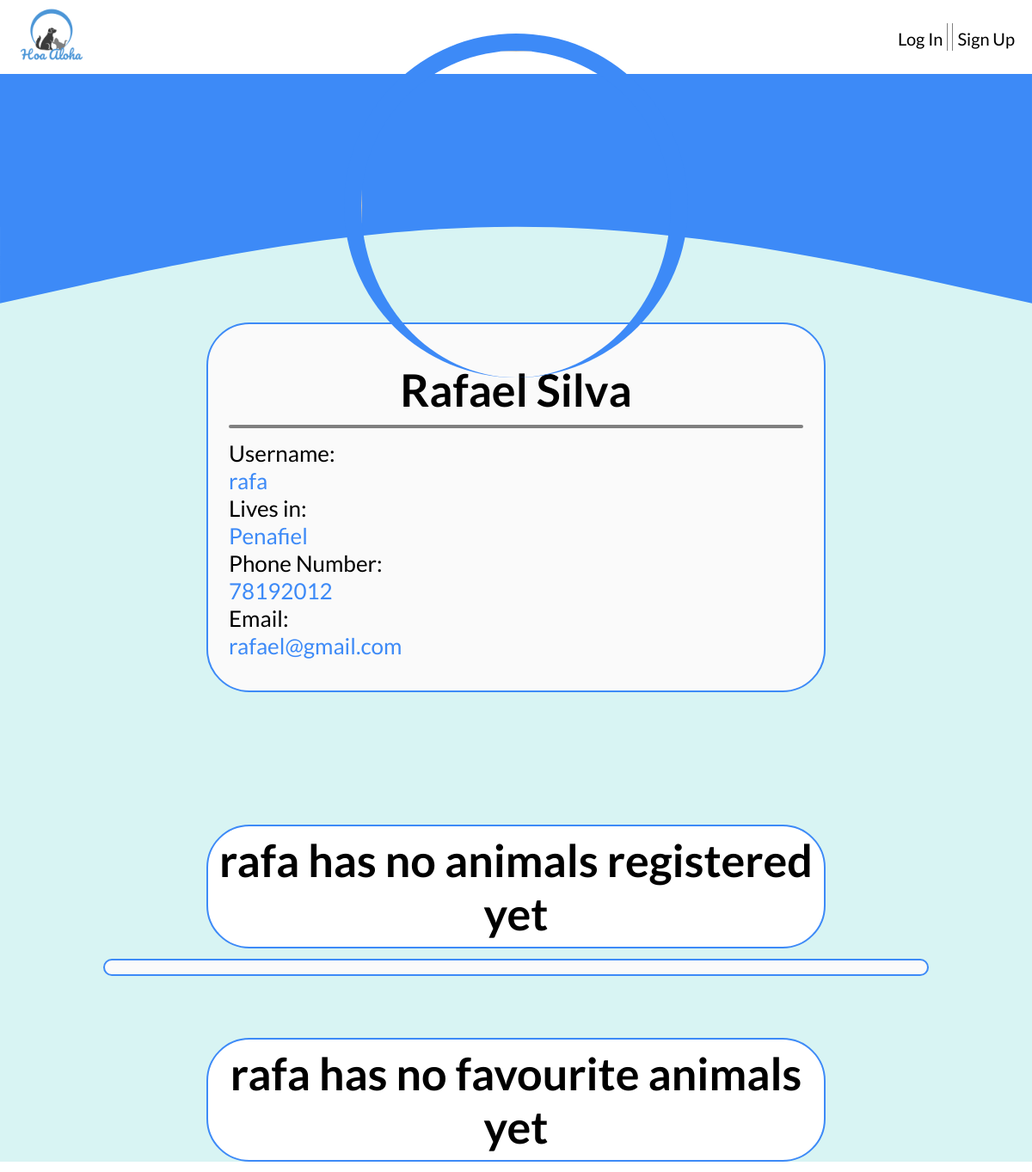
/pages/profile.php?username=rafa, run on the app's committed database.
### tables this page shows
CREATE TABLE UserPhotos(
	idUser         INTEGER REFERENCES UserEntities(id),
	idPhoto        INTEGER REFERENCES Photos(id)
);

CREATE TABLE UserEntities (id INTEGER PRIMARY KEY AUTOINCREMENT, name VARCHAR (255) NOT NULL, username VARCHAR (255) UNIQUE, password VARCHAR (255) NOT NULL, location VARCHAR (255) NOT NULL, phoneNumber INT NOT NULL, email VARCHAR (255) NOT NULL);

### pages/profile.php (called while the page is built, shortened)
<?php
  include_once('../templates/tpl_common.php');
  include_once('../templates/tpl_profile.php');
  include_once("../database/db_user.php");
  $username = $_GET['username'];
  $profile = getUser($username);
  $topics = getTopicsPostedByUser($profile['id']);
  $usersFavourites = getUsersFavourites($profile['id']);
  draw_profile($profile);
  start_profile_animals_div($username, (@$_SESSION['username'] == $username), count($topics));
  end_profile_animals_div();
  start_profile_favourites_div($username, (@$_SESSION['username'] == $username), count($usersFavourites));
  end_profile_favourites_div();
  ?>

### database/db_user.php (called while the page is built, shortened)
<?php
  function getUser($username){
    $db = Database::instance()->db();
    $stmt = $db->prepare('SELECT * FROM UserEntities INNER JOIN UserPhotos ON UserEntities.id = UserPhotos.idUser WHERE username = ?');
    $stmt->execute(array($username));
    return $stmt->fetch();
  }
?>

### templates/tpl_profile.php (the view, shortened to what this page needs)
<?php function draw_profile($user){
?>
<div class="profile-page-complete">
    <div class="profile-container">
        <div class="user-photo">
            <img src="../database/db_link_image.php?id=<?php echo $user['idPhoto'];?>" width="200" height="200">
        </div>
        <div class="user-card">
            <div class="user-name"> <h1><?=$user['name'] ?></h1> </div>
            <hr>
            <div class= "user-information">
                <div class="user-username"> <h4>Username:</h4> <?= $user['username'] ?> </div>
                <div class="user-location"> <h4>Lives in:</h4> <?=$user['location'] ?> </div>
                <div class="user-contacts">
                    <div class="user-phone"> <h4>Phone Number:</h4> <?=$user['phoneNumber'] ?></div>
                    <div class="user-email"> <h4>Email:</h4> <?=$user['email'] ?> </div>
                </div>
            </div>
        </div>
    </div>
<?php } ?>
<?php function start_profile_animals_div($username, $is_own_profile, $n_topics){
?>
    <?php
        $string = $is_own_profile ?
            ($n_topics > 0 ? 'Your animals up for adoption' : 'You have no animals registered yet. <a href=../pages/add_animal.php>Lets change that!</a>') :
            ($n_topics > 0 ? $username . chr(39) . 's animals' : $username . ' has no animals registered yet');
    ?>
    <div class="profile-animals-title-container">
        <h1><?= $string ?></h1>
    </div>
    <div class="profile-animals-ext-container">
        <div class="profile-animals-container">
<?php } ?>
<?php function end_profile_animals_div(){
?>
        </div>
    </div>
<?php } ?>
<?php function start_profile_favourites_div($username, $is_own_profile, $n_favourites){
?>
    <?php
        $string = $is_own_profile ?
            ($n_favourites > 0 ? 'Your favourite animals' : 'You have no favourite animals yet') :
            ($n_favourites > 0 ? $username . chr(39) . 's favourite animals' : $username . ' has no favourite animals yet');
    ?>
    <div class="profile-favourites-title-container">
        <h1><?= $string ?></h1>
    </div>
<?php } ?>
<?php function end_profile_favourites_div(){
?>
        </div>
<?php } ?>

### css/style.css (style rules this page uses)
* { box-sizing: border-box; margin: 0; padding: 0; list-style: none; text-decoration: none; font-family: Lato; }
:root { font-size: 26px; --login-blue: #3d8af7; --login-blue-a: rgba(61, 138, 247, 0.8); --login-blue-soft: rgb(90, 159, 255); --info-field-text: #384dc3; }
body { color: black; background-color: white; margin: 0 auto; padding: 0; }
.profile-page-complete { background-color: #D8F4F3; }
.profile-container { display: block; height: 75vh; position: relative; width: 100%; }
.profile-container .user-photo img { display: block; margin-left: auto; margin-right: auto; position: relative; bottom: 40vh; border-radius: 100%; border-top-style: solid; border-right-style: solid; border-left-style: solid; border-width: 20px; border-color: var(--login-blue); width: 400px; height: 400px; z-index: 1; }
.user-card { position: relative; bottom: 48vh; color: var(--login-blue); margin-left: 20%; margin-right: 20%; padding: 1% 2% 3% 2%; box-sizing: border-box; border-radius: 10px; background-color: rgb(250, 250, 250); border-style: solid; border-color:var(--login-blue); border-radius: 50px; border-width: 2px; }
.user-card .user-name { position: relative; color: black; padding: 5% 0 3px 0; text-align: center; }
.user-card h4, .animal-stat h4 { color: black; font-weight: normal; }
.profile-container .user-card hr { margin-bottom: 2%; margin-top: 1%; border-radius: 10px; border-style: solid; border-width: 2px; border-color: gray; background-color:gray; }
.profile-animals-title-container { color: white; text-align: center; width: 100%; margin-bottom: 1%; display: flex; justify-content: center; }
.profile-animals-title-container h1 { width: 60%; border-style: solid; border-color:var(--login-blue); border-radius: 50px; border-width: 2px; background-color: white; color: black; padding: 1vh; }
.profile-animals-ext-container { width: 100%; display: flex; justify-content: center; margin-bottom: 9vh; }
.profile-animals-container { border-style: solid; border-color:var(--login-blue); border-radius: 50px; border-width: 2px; background-color: rgb(250, 250, 250); width: 80%; display: grid; grid-template-columns: 1fr 1fr 1fr; padding: 1vh; }
.profile-favourites-title-container { color: white; text-align: center; width: 100%; margin-bottom: 1%; display: flex; justify-content: center; }
.profile-favourites-title-container h1 { width: 60%; border-style: solid; border-color:var(--login-blue); border-radius: 50px; border-width: 2px; background-color: white; color: black; padding: 1vh; }

### data on the page
userphotos: idUser.name "Rafael Silva", idUser.username "rafa", idUser.location "Penafiel", idUser.phoneNumber "78192012", idUser.email "rafael@gmail.com"

### other printed values
$username "rafa"
$string "rafa has no favourite animals yet"
